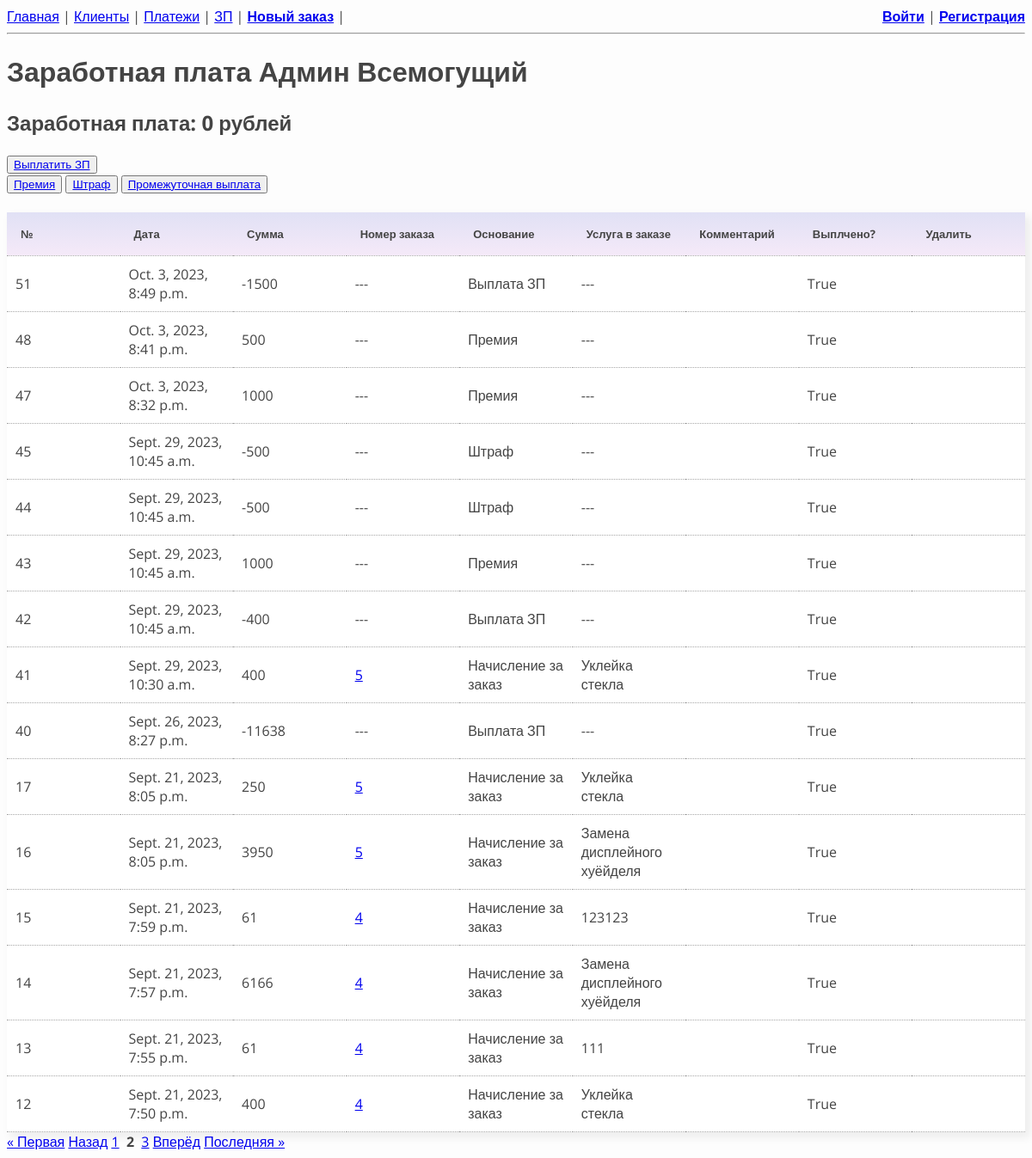
The app's page /salary/9/?page=2 with its own data.
### users/models.py (models this page shows, shortened)
class Employees(AbstractUser):
    percent = models.IntegerField(verbose_name='Процент от заказа', default=50)
    earnings = models.IntegerField(default=0, verbose_name='Заработок с последней выплаты')

### salary/models.py (models this page shows)
class Salary(models.Model):
    SALARY_REASONS = (
        ('BONUS', 'Премия'),
        ('PENALTY', 'Штраф'),
        ('ACCRUAL', 'Начисление за заказ'),
        ('PAYOUT', 'Выплата ЗП'),
        ('INTERIM_PAYMENT', 'Промежуточная выплата')
    )
    employee = models.ForeignKey(Employees, on_delete=models.DO_NOTHING, verbose_name='Исполнитель')
    order = models.ForeignKey(Order, on_delete=models.CASCADE, null=True, blank=True,
                              verbose_name='Номер заказа')
    work = models.ForeignKey(Works, on_delete=models.CASCADE, null=True, blank=True,
                              verbose_name='Услуга')
    payment = models.ForeignKey(Payments, on_delete=models.SET_NULL, null=True, blank=True,
                                verbose_name='Платёж №')
    reason = models.CharField(max_length=30, verbose_name='Основание', choices=SALARY_REASONS,
                              default='ACCRUAL')
    date = models.DateTimeField(default=timezone.now)
    amount = models.IntegerField(verbose_name='Сумма')
    comment = models.CharField(max_length=100, blank=True, default='', verbose_name='Комментарий')
    paid_for_employee = models.BooleanField(default=False, verbose_name='Оплачено мастеру')
    paid_by_operation = models.IntegerField(blank=True, null=True, verbose_name='Закрыт операцией №')

### orders/models.py (models this page shows, shortened)
class Works(models.Model):
    order = models.ForeignKey(Order, on_delete=models.CASCADE, verbose_name='Заказ')
    employee = models.ForeignKey(Employees, on_delete=models.PROTECT, null=True, blank=True,
                                verbose_name='Исполнитель')
    payment = models.ForeignKey(Payments, on_delete=models.SET_NULL, null=True, blank=True,
                                verbose_name='Платёж №')
    work = models.CharField(max_length=50, verbose_name='Название услуги')
    price = models.IntegerField(verbose_name='Стоимость')
    cost = models.IntegerField(default=0, blank=True, verbose_name='Себестоимость')
    guarantee = models.IntegerField(default=60, verbose_name='Гарантия')
    discount = models.IntegerField(default=0, blank=True, verbose_name='Скидка')
    quantity = models.IntegerField(default=1, verbose_name='Количество')
    paid_by_client = models.BooleanField(default=False, verbose_name='Оплачено клиентом')

### salary/views.py (the view)
# urls.py: path('<int:employee_id>/', EmployeeSalary.as_view(), name='employee_salary'),
class EmployeeSalary(ListView):
    model = Salary
    template_name = 'employee_salary.html'
    context_object_name = 'salary'
    paginate_by = 15
    def get_queryset(self):
        queryset = Salary.objects.filter(employee=self.kwargs['employee_id']).order_by('-pk')
        return queryset
    def get_context_data(self, **kwargs):
        context = super().get_context_data(**kwargs)
        context['employee'] = Employees.objects.get(pk=self.kwargs['employee_id'])
        context['salary_amount'] = get_salary_data(context['employee'].pk)['salary']
        return context

### orders/templatetags/search_param_replace_tag.py (called while the page is built)
@register.simple_tag(takes_context=True)
def search_param_replace(context, **kwargs):
    params = context['request'].GET.copy()
    for key, value in kwargs.items():
        params[key] = value
    for key in [key for key, value in params.items() if not value]:
        del params[key]
    return params.urlencode()

### salary/views.py (called while the page is built)
def get_salary_data(employee_id):
    unpaid_services = Salary.objects.filter(Q(employee_id=employee_id) & \
                                            Q(paid_for_employee=0))
    salary = unpaid_services.aggregate(Sum('amount'))['amount__sum']
    if not salary:
        salary = 0
    salary_data = {
        'unpaid_services': unpaid_services,
        'salary': salary
    }
    return salary_data

### salary/templates/employee_salary.html (shortened to what this page needs)
{% extends "base.html" %}
{% load static %}
{% block header %}Заработная плата {{ employee.get_full_name }} {% endblock header %}
{% block content%}
<h2>Заработная плата: {{ salary_amount }} рублей </h2>
<button>
    <a href="{% url 'operations_salary' employee.pk %}?type=payout">Выплатить ЗП</a>
</button>
<br>
<button>
    <a href="{% url 'operations_salary' employee.pk %}?type=bonus">Премия</a>
</button>
<button>
    <a href="{% url 'operations_salary' employee.pk %}?type=penalty">Штраф</a>
</button>
<button>
    <a href="{% url 'operations_salary' employee.pk %}?type=interim_payment">Промежуточная выплата</a>
</button>
<br><br>
<table class="full_width">
    <thead>
        <th>№</th>
        <th>Дата</th>
        <th>Сумма</th>
        <th>Номер заказа</th>
        <th>Основание</th>
        <th>Услуга в заказе</th>
        <th>Комментарий</th>
        <th>Выплчено?</th>
        <th>Удалить</th>
    </thead>
    {% for object in salary %}
        <tbody>
            <tr>
                <td>{{ object.pk }}</td>
                <td>{{ object.date }}</td>
                <td>{{ object.amount }}</td>
                <td>{% if object.order_id %}
                    <a href="{% url 'order' object.order_id %}">{{ object.order_id }}</a>
                    {% else %} ---
                {% endif %}</td>
                <td>{{ object.get_reason_display }}</td>
                <td>{% if object.work.work %}
                    {{ object.work.work }}
                    {% else %} ---
                {% endif %}</td>
                <td>{{ object.comment }}</td>
                <td>{{ object.paid_for_employee }}</td>
                <td>
                 </td>
            </tr>
        </tbody>
    {% endfor %}
</table>
{% endblock content %}

### my_service/static/css/style.css (style rules this page uses)
*, *::before, *::after { box-sizing: border-box; }
body { font-family: 'Open Sans', sans-serif; font-weight: 400; font-size: 16px; color: #444444; background-color: rgb(253, 253, 253); }

### my_service/static/css/table.css (style rules this page uses)
table { border-collapse: collapse; box-shadow: 5px 5px 10px 1px rgba(0, 0, 0, 0.068); }
table.full_width { table-layout: fixed; width: 100%; }
th { background: linear-gradient(rgba(61, 61, 190, 0.158), rgba(142, 15, 180, 0.089)); padding: 16px; font-size: 13px; font-weight: 700; text-align: left; }
tr { padding: 5px; background-color: #ffffff; border-bottom: dotted; border-color: #a7a7a7; border-width: 1px; }
td { padding: 10px; }

### records on screen
Employees: get_full_name "Админ Всемогущий"
Salary: pk "51", date "Oct. 3, 2023, 8:49 p.m.", amount "-1500", reason "Выплата ЗП", paid_for_employee "True"
Salary: pk "48", date "Oct. 3, 2023, 8:41 p.m.", amount "500", reason "Премия", paid_for_employee "True"
Salary: pk "47", date "Oct. 3, 2023, 8:32 p.m.", amount "1000", reason "Премия", paid_for_employee "True"
Salary: pk "45", date "Sept. 29, 2023, 10:45 a.m.", amount "-500", reason "Штраф", paid_for_employee "True"
Salary: pk "44", date "Sept. 29, 2023, 10:45 a.m.", amount "-500", reason "Штраф", paid_for_employee "True"
Salary: pk "43", date "Sept. 29, 2023, 10:45 a.m.", amount "1000", reason "Премия", paid_for_employee "True"
Salary: pk "42", date "Sept. 29, 2023, 10:45 a.m.", amount "-400", reason "Выплата ЗП", paid_for_employee "True"
Salary: pk "41", date "Sept. 29, 2023, 10:30 a.m.", amount "400", order_id "5", reason "Начисление за заказ", work.work "Уклейка стекла", paid_for_employee "True"
Salary: pk "40", date "Sept. 26, 2023, 8:27 p.m.", amount "-11638", reason "Выплата ЗП", paid_for_employee "True"
Salary: pk "17", date "Sept. 21, 2023, 8:05 p.m.", amount "250", order_id "5", reason "Начисление за заказ", work.work "Уклейка стекла", paid_for_employee "True"
Salary: pk "16", date "Sept. 21, 2023, 8:05 p.m.", amount "3950", order_id "5", reason "Начисление за заказ", work.work "Замена дисплейного хуёйделя", paid_for_employee "True"
Salary: pk "15", date "Sept. 21, 2023, 7:59 p.m.", amount "61", order_id "4", reason "Начисление за заказ", work.work "123123", paid_for_employee "True"
Salary: pk "14", date "Sept. 21, 2023, 7:57 p.m.", amount "6166", order_id "4", reason "Начисление за заказ", work.work "Замена дисплейного хуёйделя", paid_for_employee "True"
Salary: pk "13", date "Sept. 21, 2023, 7:55 p.m.", amount "61", order_id "4", reason "Начисление за заказ", work.work "111", paid_for_employee "True"
Salary: pk "12", date "Sept. 21, 2023, 7:50 p.m.", amount "400", order_id "4", reason "Начисление за заказ", work.work "Уклейка стекла", paid_for_employee "True"

### other values on screen
{{ salary_amount }} "0"
{{ page }} "1" "3"
{{ page }} "2"
